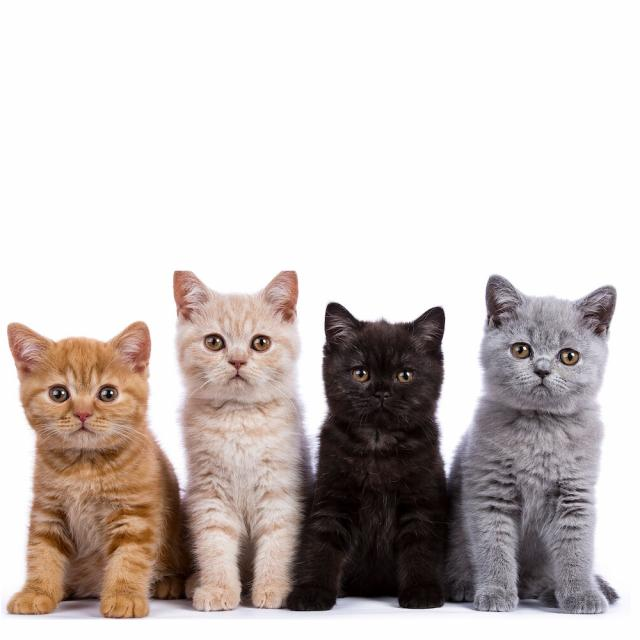
#> input picture test/1_png.rf.7f8786dc29dc7ef7179804d6745f9238.jpg, 640 x 640 px, found by its file name; its folder holds 4 pictures in this run
$ python augmentation.py
#> lines starting #> are read from the running program, lines starting #| are printed output that depends on the picture
import cv2
import numpy as np
import json
import os

width = 640


def rotate_image_90_degrees(image):
    rotated_image = [[0 for _ in range(width)] for _ in range(width)]
    for i in range(width):
        for j in range(width):
            rotated_image[i][j] = image[width - j - 1][i]
    return np.array(rotated_image)


def flip_vertical(image):
    flipped_matrix = []
    for i in range(width - 1, -1, -1):
        flipped_matrix.append(image[i])
    return np.array(flipped_matrix)


def flip_horizontal(image):
    flipped_matrix = []
    for i in range(width):
        flipped_matrix.append(image[i][::-1])
    return np.array(flipped_matrix)


def get_files_in_directory(directory_path):
    os.chdir(directory_path)
    file_names = os.listdir()
    return file_names


# [88 lines left out: functions convert_bbox2seg, seg_rot90, seg_flip_h, seg_flip_v, convert_bbox2seg, anot_bbox, not called in this run]


json_path = "C:/Users/mamad/OneDrive/Desktop/final-project/augmentation/test/_annotations.coco.json"
directory_path = (
    "C:/Users/mamad/OneDrive/Desktop/final-project/augmentation/test/"
)
file_names = get_files_in_directory(directory_path)
for i in file_names:
    if i[-3:] == "jpg":
        path = directory_path + i
        original_image = cv2.imread(path)
#> original_image is the input picture: shape (640, 640, 3); mean B, G, R 192.9, 195.6, 203.8
        rotated_90 = rotate_image_90_degrees(original_image)
#> after the loop in rotate_image_90_degrees, `for i in range(width):`: rotated_image = 640 items
#> in rotate_image_90_degrees, `return np.array(rotated_image)`:
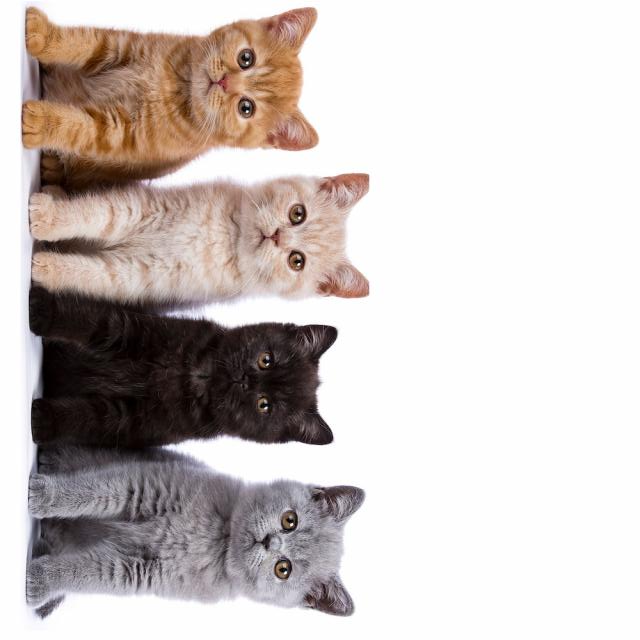
#> returned value: shape (640, 640, 3); mean of channels 0, 1, 2 192.9, 195.6, 203.8; drawn as B, G, R
        rotated_270 = original_image
        for j in range(3):
            rotated_270 = rotate_image_90_degrees(rotated_270)
#> this loop made 3 passes
#> pass 2, `rotated_270 = rotate_image_90_degrees(rotated_270)`:
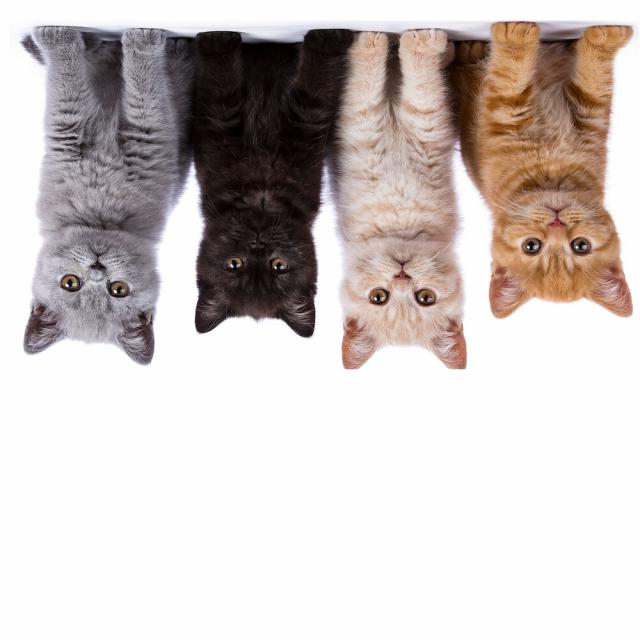
#> rotated_270: shape (640, 640, 3); mean B, G, R 192.9, 195.6, 203.8
#> pass 3, `rotated_270 = rotate_image_90_degrees(rotated_270)`:
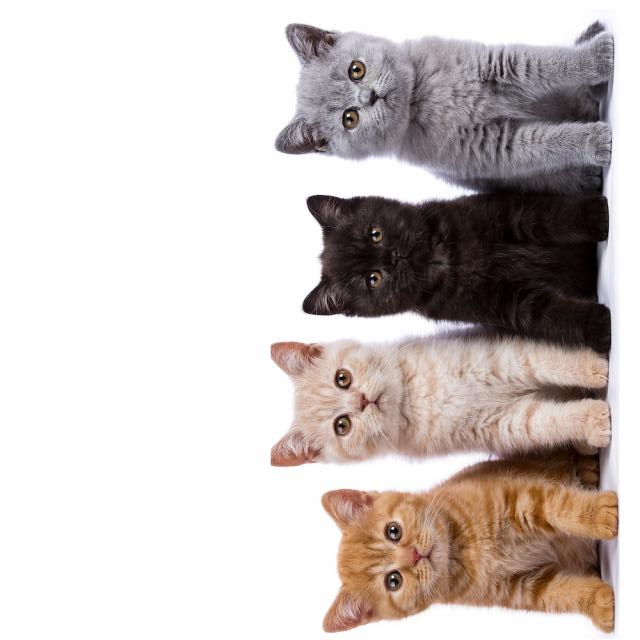
#> rotated_270: shape (640, 640, 3); mean B, G, R 192.9, 195.6, 203.8
        fliped_v = flip_vertical(original_image)
#> in flip_vertical, `return np.array(flipped_matrix)`:
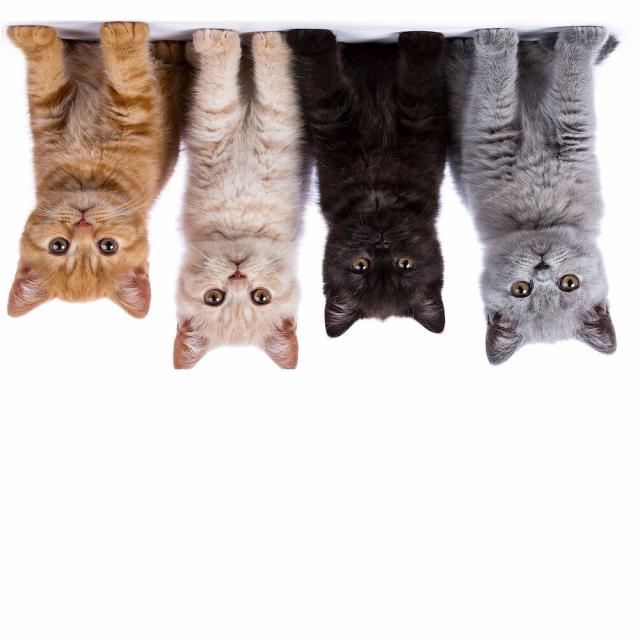
#> returned value: shape (640, 640, 3); mean of channels 0, 1, 2 192.9, 195.6, 203.8; drawn as B, G, R
        fliped_h = flip_horizontal(original_image)
#> in flip_horizontal, `return np.array(flipped_matrix)`:
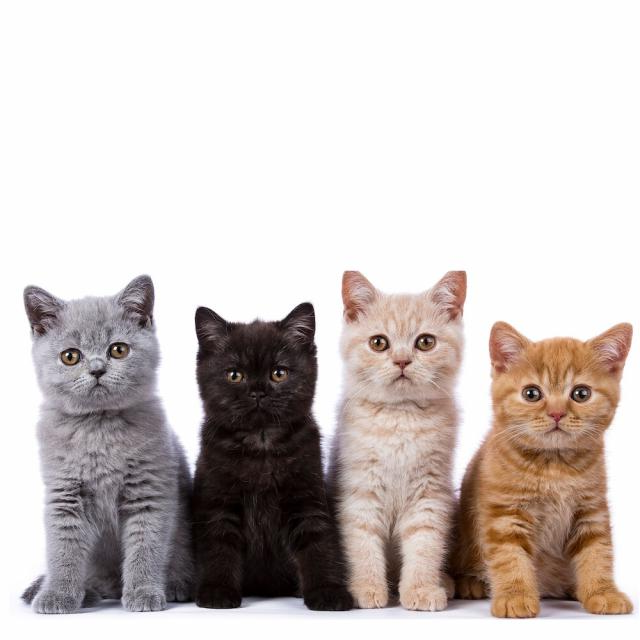
#> returned value: shape (640, 640, 3); mean of channels 0, 1, 2 192.9, 195.6, 203.8; drawn as B, G, R
        fliped_hv = flip_vertical(fliped_h)
        rotated_90_fliped_h = flip_horizontal(rotated_90)
#> in flip_horizontal (call 2), `return np.array(flipped_matrix)`:
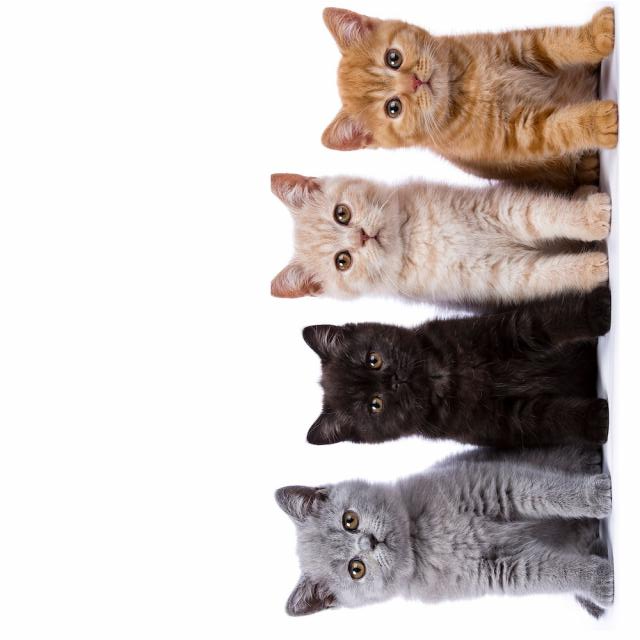
#> returned value: shape (640, 640, 3); mean of channels 0, 1, 2 192.9, 195.6, 203.8; drawn as B, G, R
        rotated_90_fliped_v = flip_vertical(rotated_90)
#> in flip_vertical (call 3), `return np.array(flipped_matrix)`:
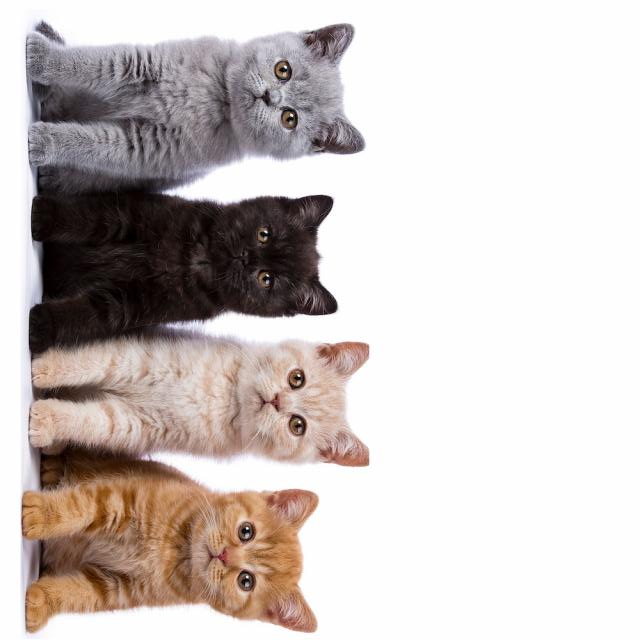
#> returned value: shape (640, 640, 3); mean of channels 0, 1, 2 192.9, 195.6, 203.8; drawn as B, G, R
        name = path[:-4]
        cv2.imwrite(name + "_rotated_90.jpg", rotated_90)
        cv2.imwrite(name + "_rotated_270.jpg", rotated_270)
        cv2.imwrite(name + "_fliped_v.jpg", fliped_v)
        cv2.imwrite(name + "_fliped_h.jpg", fliped_h)
        cv2.imwrite(name + "_fliped_hv.jpg", fliped_hv)
        cv2.imwrite(name + "_rotated_90_fliped_h.jpg", rotated_90_fliped_h)
        cv2.imwrite(name + "_rotated_90_fliped_v.jpg", rotated_90_fliped_v)
print("Complete generate pictures...")

with open(
    json_path,
    "r",
) as file:
#> (reads test/_annotations.coco.json from the repository)
    json_data = json.load(file)
#> json_data = 5 items

last_id_annotations = int(json_data["annotations"][-1]["id"])
#> last_id_annotations = 31
last_id_images = int(json_data["images"][-1]["id"])
#> last_id_images = 7
images_num = last_id_images + 1
#> images_num = 8
annotations_num = last_id_annotations + 1
#> annotations_num = 32
name_list = [
    "_rotated_90.jpg",
    "_rotated_270.jpg",
    "_fliped_v.jpg",
    "_fliped_h.jpg",
    "_fliped_hv.jpg",
    "_rotated_90_fliped_h.jpg",
    "_rotated_90_fliped_v.jpg",
]
image_id_converted = {}
for i in range(images_num):
    data_images = json_data["images"][i]
    name = data_images["file_name"][:-4]
    date_captured = data_images["date_captured"]
    license = data_images["license"]
    for j in range(7):
        x_id = last_id_images + j + 1
        id_str = str(i) + "_" + str(j)
        image_id_converted.update({id_str: x_id})
        new_data = {
            "id": x_id,
            "license": license,
            "file_name": name + name_list[j],
            "height": width,
            "width": width,
            "date_captured": date_captured,
        }
#> (the run stopped early here; a loop or call above may not have finished)
